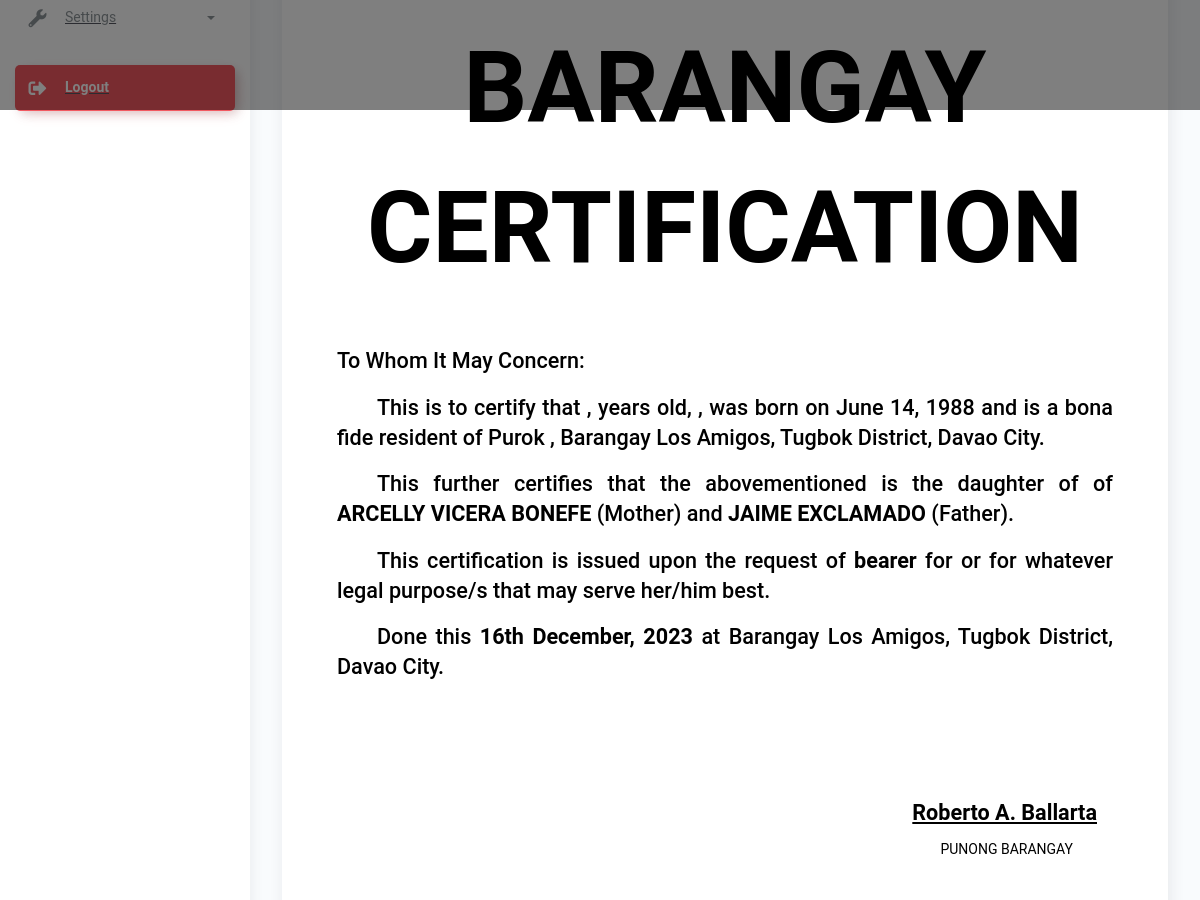
The page /generate_birth.php (signed in, middle part) on the database as committed earlier.
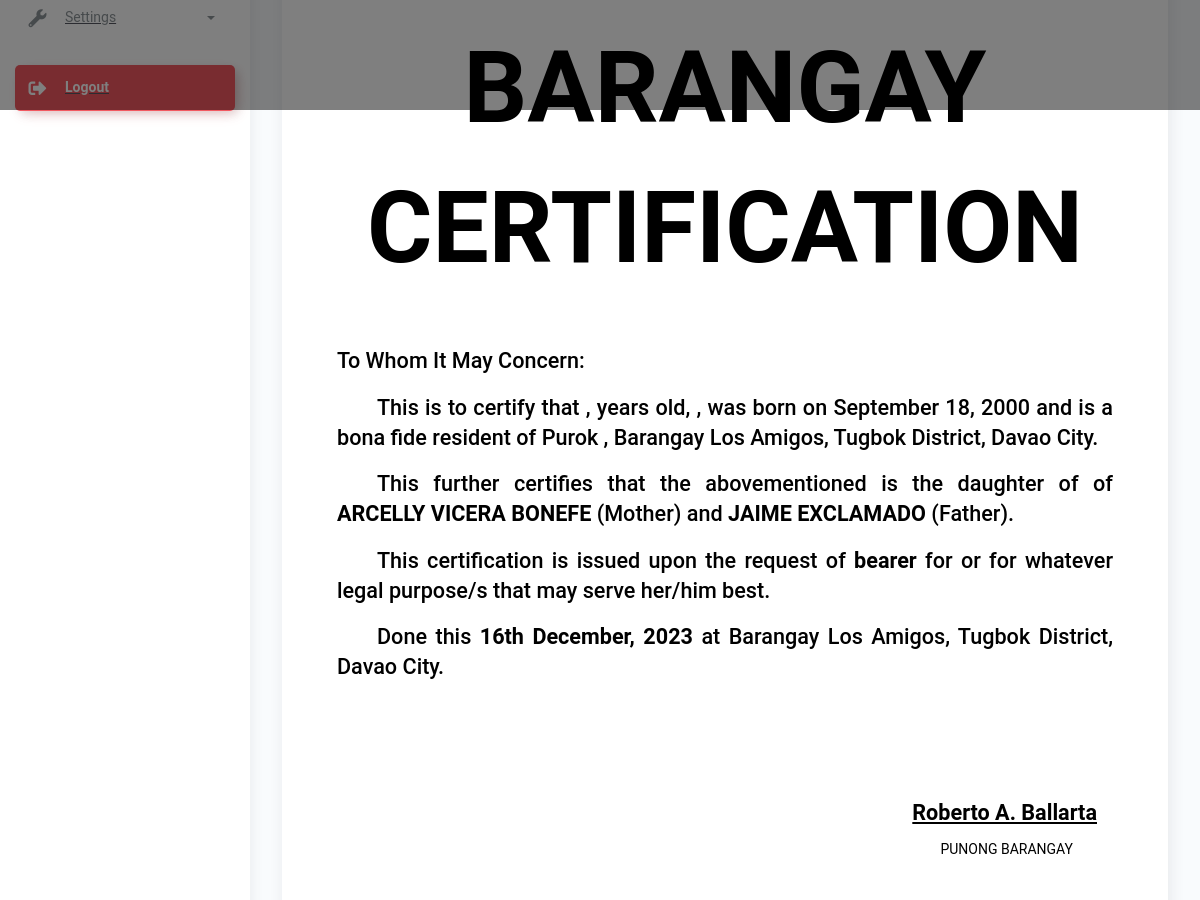
The same page on the database as committed later.
### tables this page shows
CREATE TABLE `tblresident` (
  `id` int(11) NOT NULL AUTO_INCREMENT,
  `national_id` varchar(100) DEFAULT NULL,
  `citizenship` varchar(50) DEFAULT NULL,
  `picture` text DEFAULT NULL,
  `firstname` varchar(50) DEFAULT NULL,
  `middlename` varchar(50) DEFAULT NULL,
  `lastname` varchar(50) DEFAULT NULL,
  `address` varchar(20) DEFAULT NULL,
  `birthplace` varchar(80) DEFAULT NULL,
  `birthdate` date DEFAULT NULL,
  `age` int(11) DEFAULT NULL,
  `civilstatus` varchar(20) DEFAULT NULL,
  `gender` varchar(20) DEFAULT NULL,
  `purok` varchar(50) DEFAULT NULL,
  `voterstatus` varchar(20) DEFAULT NULL,
  `taxno` varchar(30) DEFAULT NULL,
  `phone` varchar(50) DEFAULT NULL,
  `email` varchar(50) DEFAULT NULL,
  `occupation` varchar(100) DEFAULT NULL,
  `mother` varchar(50) NOT NULL,
  `father` varchar(50) NOT NULL,
  `wife` varchar(50) NOT NULL,
  `wife_age` varchar(20) NOT NULL,
  `husband` varchar(50) NOT NULL,
  `husband_age` varchar(20) NOT NULL,
  `parents` varchar(50) NOT NULL,
  `relationship` varchar(50) NOT NULL,
  `firstchild` varchar(50) NOT NULL,
  `secondchild` varchar(50) NOT NULL,
  `thirdchild` varchar(50) NOT NULL,
  `remarks` text DEFAULT NULL,
  `resident_type` int(11) DEFAULT 1,
  `purpose` text DEFAULT NULL,
  `death_date` date NOT NULL,
  `dead_person` varchar(50) NOT NULL,
  `residency_status` varchar(50) NOT NULL,
  `certificate_name` varchar(50) NOT NULL,
  `requested_date` date NOT NULL DEFAULT current_timestamp(),
  PRIMARY KEY (`id`)
);

### model/fetch_brgy_info.php (called while the page is built, shortened)
<?php
include 'server/server.php';
$query = "SELECT * FROM tblbrgy_info";
$result = $conn->query($query);
$row = $result->fetch_assoc();
if ($row) {
    $town = $row['town_name'];
}
?>

### model/footer.php (called while the page is built, shortened)
<?php include 'server/server.php' ?>
<?php
    $c = "SELECT * FROM tblofficials JOIN tblposition ON tblofficials.position=tblposition.id WHERE tblposition.position='Kapitan'";
    $captain = $conn->query($c)->fetch_assoc();
?>

### generate_birth.php (the view, shortened to what this page needs)
<?php include 'server/server.php';
$query = "SELECT * FROM tblresident WHERE gender IN ('male', 'female')";
$result = $conn->query($query);
$resident = array();
while ($row = $result->fetch_assoc()) {
    $resident[] = $row;
}
function getSonOrDaughter($gender) {
    $gender = strtolower($gender);
    if ($gender === "male") {
        return "son";
    } elseif ($gender === "female") {
        return "daughter";
    } else {
        return "Unknown";
    }
}
foreach ($resident as $r) {
    $gender = $r['gender'];
    $identification = getSonOrDaughter($gender);
}
?>
<?php
   include 'model/footer.php'
?>
<!DOCTYPE html>
<html lang="en">
<head>
	<?php include 'templates/header.php' ?>
</head>
<body>
	<div class="wrapper">
		<?php include 'templates/sidebar.php' ?>
		<div class="main-panel">
			<div class="content">
				<div class="page-inner">
					<div class="row mt--2">
						<div class="col-md-12">
                            <div class="card">
								<div class="card-body" id="printThis">
                                    <div class="content-letter">
                                        <div class="col-md-12">
                                            <div class="text-center">
                                                <h1 class="mt-4 fw-bold mb-5" style="font-size:100px;">BARANGAY CERTIFICATION</h1>
                                            </div>
                                            <h2 class="mt-5">To Whom It May Concern:</h2>
                                            <h2 class="mt-3" style="text-align: justify; text-indent: 40px;">
                                                This is to certify that
                                                ,  years old, ,
                                                was born on <?= date('F j, Y', strtotime($r['birthdate'])) ?> and is a bona fide resident of
                                                <span class="text" style="text-indent: 40px;"> Purok <?= ucwords($resident['purok']) ?></span>,
                                                <span class="text" style="text-indent: 40px;"><?= ucwords($town) ?></span>, Davao City.
                                            </h2>
                                            <h2 class="mt-3" style="text-align: justify; text-indent: 40px;">
                                                This further certifies that the abovementioned is the <?= $identification ?> of of <b>ARCELLY VICERA BONEFE</b> (Mother) and <b>JAIME EXCLAMADO</b> (Father).
                                            </h2>
                                            <h2 class="mt-3" style="text-align: justify; text-indent: 40px;">
                                                This certification is issued upon the request of <b>bearer</b> for
                                                or for whatever legal purpose/s that may serve her/him best.
                                            </h2>
                                            <h2 class="mt-3" style="text-align: justify; text-indent: 40px;">
                                                Done this <span class="fw-bold" style="text-indent: 40px;"><?= date('jS F, Y') ?></span>
                                                at <span class="fw-text" style="text-indent: 40px;"><?= ucwords($town) ?></span>, Davao City.
                                            </h2>
                                        </div>
                                        <div class="col-md-12" style="margin-top: 100px;">
                                            <div class="p-3 text-right mt-2" style="margin-bottom: 300px;">
                                                <h2 class="fw-bold mb-6"><u><?= ucwords($captain['fullname']) ?></u></h2>
                                                <p class="text-right mr-4">PUNONG BARANGAY</p>
                                            </div>
                                        </div>
                                    </div>
								</div>
							</div>
						</div>
					</div>
				</div>
			</div>
           <div class="modal fade" id="pment" tabindex="-1" role="dialog" aria-labelledby="exampleModalLabel" aria-hidden="true"  data-backdrop="static" data-keyboard="false">
            </div>
		</div>
	</div>
	<?php include 'templates/footer.php' ?>
</body>
</html>

Rows that differ between the two databases and show on the page:
removed tblresident: birthdate "June 14, 1988", gender "daughter"
added tblresident: birthdate "September 18, 2000", gender "daughter"
